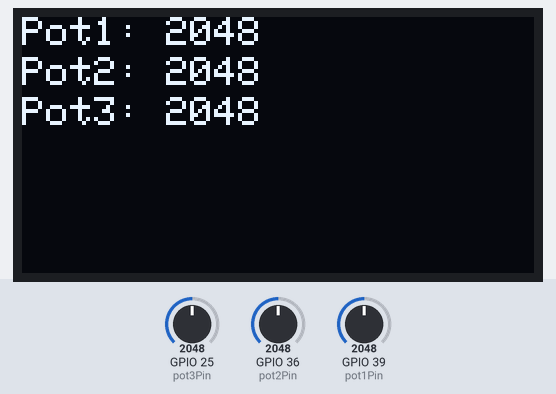
This sketch was run on a simulated ESP32. Parts: 128×64 one-colour display. The test bench sets the inputs (shaded band); at power-on: GPIO 25 (pot3Pin) = 2048, GPIO 36 (pot2Pin) = 2048, GPIO 39 (pot1Pin) = 2048. What the sketch prints to the serial monitor is not drawn.

Above: at 3.2 s.
3.3 s: GPIO 25 (pot3Pin) set to 2866
At 4.3 s:
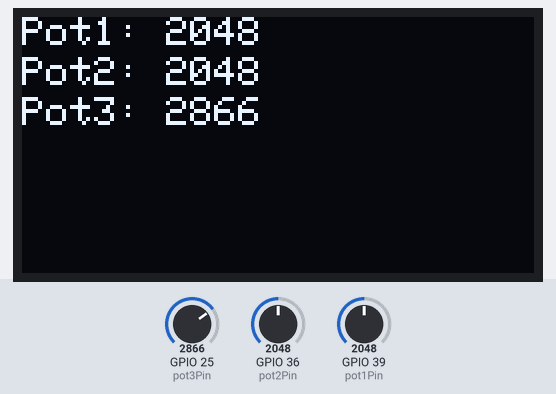
5.1 s: GPIO 36 (pot2Pin) set to 2866
At 5.9 s:
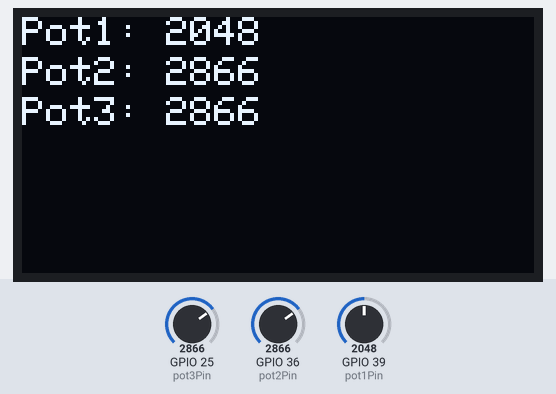
6.7 s: GPIO 39 (pot1Pin) set to 2866
At 7.6 s:
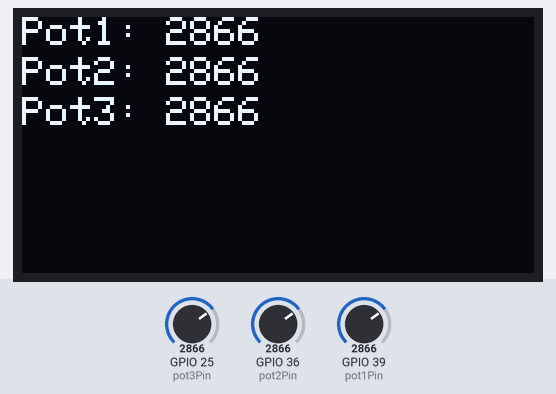
8.2 s: GPIO 25 (pot3Pin) set to 3603
At 9.2 s:
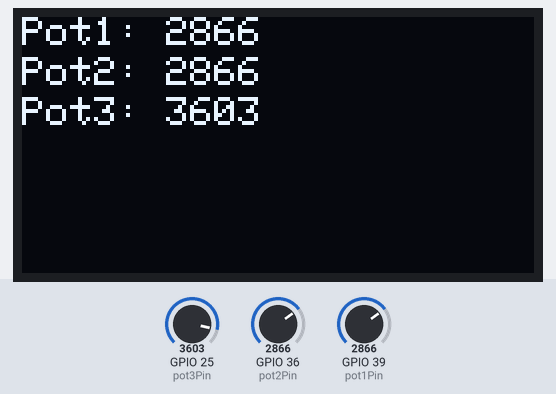
9.8 s: GPIO 36 (pot2Pin) set to 3603
At 10.8 s:
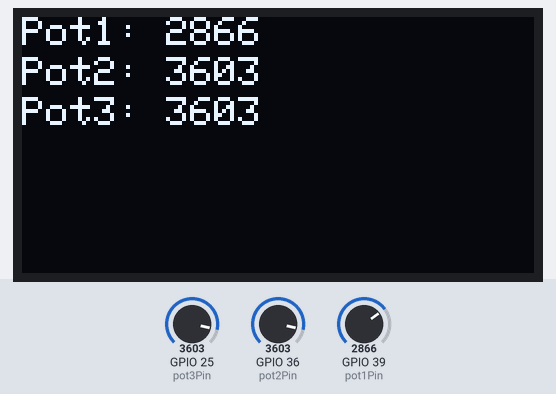
11.4 s: GPIO 39 (pot1Pin) set to 3603
At 12.4 s:
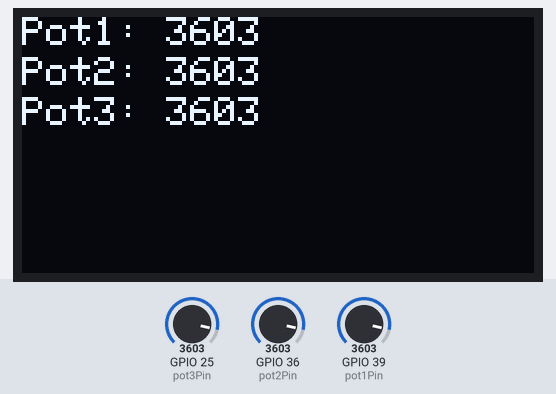
Timing chart, 0 to 14.0 s (numbered marks = the images above; inputs shaded):
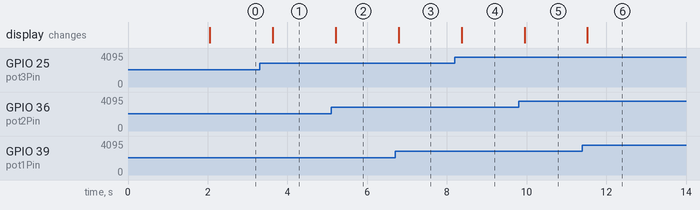

The sketch:

graphpot.ino
```cpp
#include <Wire.h>
#include <Adafruit_SSD1306.h>
#include <Adafruit_GFX.h>

// OLED display settings
#define SCREEN_WIDTH 128
#define SCREEN_HEIGHT 64
#define OLED_RESET -1
Adafruit_SSD1306 display(SCREEN_WIDTH, SCREEN_HEIGHT, &Wire, OLED_RESET);

// Potentiometer pins (ADC1)
int pot1Pin = 39; // Pin for Potentiometer 1 (ADC1_6)
int pot2Pin = 36; // Pin for Potentiometer 2 (ADC1_7)
int pot3Pin = 25; // Pin for Potentiometer 3 (ADC1_8)

void setup() {
  // Initialize serial monitor
  Serial.begin(115200);

  // Initialize I2C Communication
  Wire.begin(5, 4);  // SDA = 5, SCL = 4

  // Initialize the OLED display
  if (!display.begin(SSD1306_SWITCHCAPVCC, 0x3C, false, false)) {
    Serial.println(F("SSD1306 allocation failed"));
    for(;;);  // Halt if display initialization fails
  }

  // Delay to ensure the display is ready
  delay(2000);

  // Clear the display buffer
  display.clearDisplay();
}

void loop() {
  // Read potentiometer values (0-4095 for ADC1)
  int pot1Value = analogRead(pot1Pin);
  int pot2Value = analogRead(pot2Pin);
  int pot3Value = analogRead(pot3Pin);

  // Clear the display before drawing new data
  display.clearDisplay();

  // Display potentiometer values on the OLED without mapping
  display.setTextSize(1); // Set text size
  display.setTextColor(SSD1306_WHITE); // Set text color
  display.setCursor(0, 0); // Set cursor to top left
  display.print("Pot1: ");
  display.println(pot1Value);

  display.setCursor(0, 10); // Move cursor down
  display.print("Pot2: ");
  display.println(pot2Value);

  display.setCursor(0, 20); // Move cursor further down
  display.print("Pot3: ");
  display.println(pot3Value);

  // Update the display with the new values
  display.display();

  // Output the potentiometer values to the Serial Monitor for plotting
  Serial.print("Pot1: ");
  Serial.print(pot1Value);
  Serial.print("\tPot2: ");
  Serial.print(pot2Value);
  Serial.print("\tPot3: ");
  Serial.println(pot3Value);

  // Small delay for better readability on display
  delay(500);
}
```

Measured:
- after the input at 3.3 s, the display: changes after 0.33 s (image 1)
- after the input at 5.1 s, the display: changes after 0.11 s (image 2)
- after the input at 6.7 s, the display: changes after 0.09 s (image 3)
- after the input at 8.2 s, the display: changes after 0.17 s (image 4)
- after the input at 9.8 s, the display: changes after 0.15 s (image 5)
- after the input at 11.4 s, the display: changes after 0.13 s (image 6)
